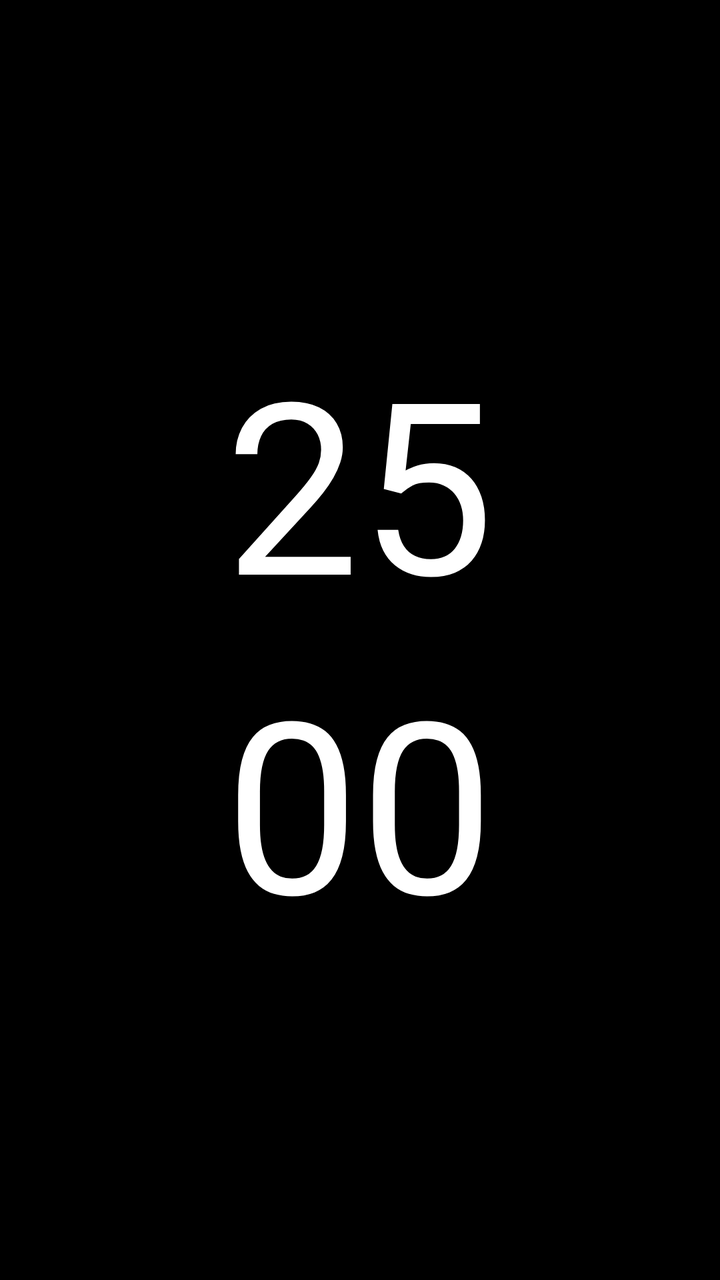
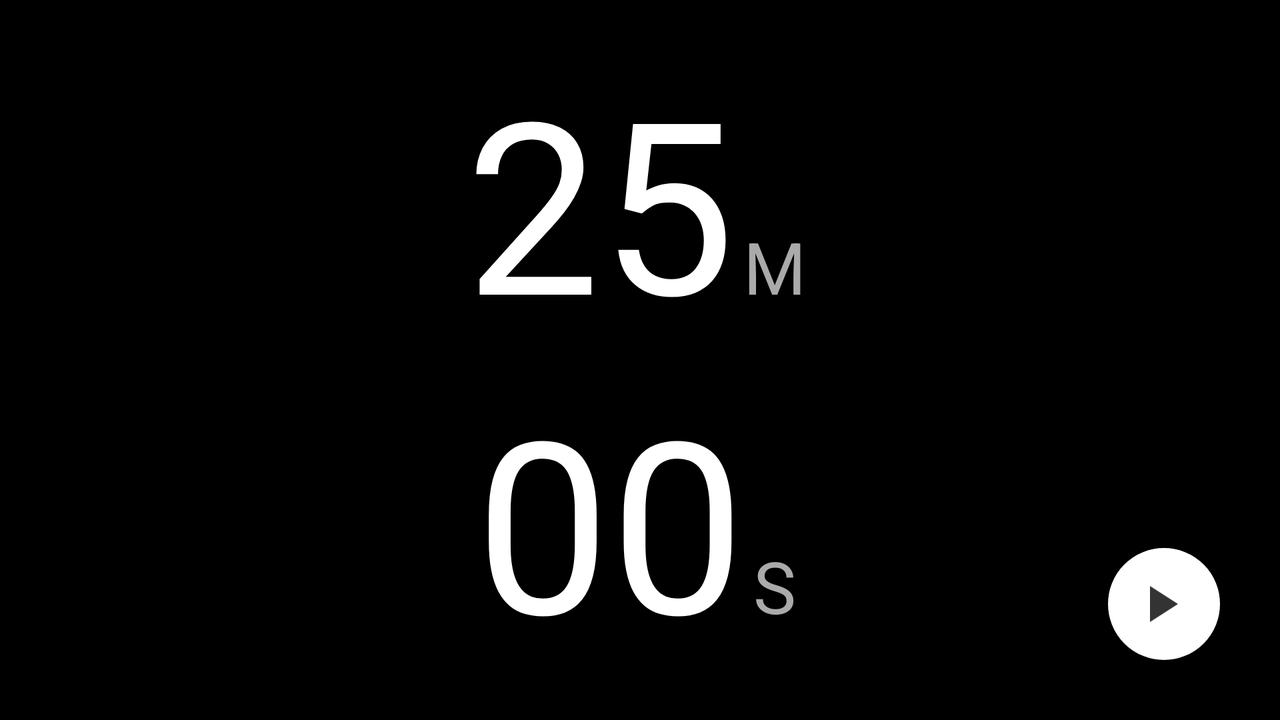

Two renders of one Android screen. The first uses the default layout on a phone; the second uses the alternative layout the repository ships for a different screen configuration, on a matching device. The two XML files are below.
<!-- AndroidManifest.xml: application theme AppTheme -->
<!-- res/layout/activity_main.xml -->
<?xml version="1.0" encoding="utf-8"?>
<RelativeLayout xmlns:android="http://schemas.android.com/apk/res/android"
    xmlns:tools="http://schemas.android.com/tools"
    android:layout_width="match_parent"
    android:layout_height="match_parent"
    android:paddingBottom="@dimen/activity_vertical_margin"
    android:paddingLeft="@dimen/activity_horizontal_margin"
    android:paddingRight="@dimen/activity_horizontal_margin"
    android:paddingTop="@dimen/activity_vertical_margin"
    tools:context="com.mohammedsazid.android.doit.MainActivity">

    <LinearLayout
        android:id="@+id/timer_view_container"
        android:layout_width="wrap_content"
        android:layout_height="wrap_content"
        android:layout_centerInParent="true"
        android:clickable="true"
        android:gravity="center"
        android:hapticFeedbackEnabled="true"
        android:onClick="toggleTimer"
        android:orientation="vertical">

        <TextView
            android:id="@+id/timerMinTv"
            android:layout_width="wrap_content"
            android:layout_height="wrap_content"
            android:gravity="center"
            android:text="25"
            android:textSize="120sp"
            tools:ignore="HardcodedText,MissingPrefix" />

        <TextView
            android:id="@+id/timerSecTv"
            android:layout_width="wrap_content"
            android:layout_height="wrap_content"
            android:gravity="center"
            android:text="00"
            android:textSize="120sp"
            tools:ignore="HardcodedText" />

    </LinearLayout>

    <ImageButton
        android:id="@+id/aboutBtn"
        android:layout_width="wrap_content"
        android:layout_height="wrap_content"
        android:layout_alignParentEnd="true"
        android:layout_alignParentRight="true"
        android:layout_alignParentTop="true"
        android:background="@android:color/transparent"
        android:onClick="showHelp"
        android:src="@drawable/ic_help" />

</RelativeLayout>
<!-- resources referenced by this layout -->
<resources>
  <dimen name="activity_horizontal_margin">16dp</dimen>
  <dimen name="activity_vertical_margin">16dp</dimen>
  <style name="AppTheme" parent="Theme.AppCompat.NoActionBar">
          
          <item name="colorPrimary">@android:color/black</item>
          <item name="colorPrimaryDark">@android:color/black</item>
          <item name="colorAccent">@android:color/white</item>
          <item name="android:windowBackground">@android:color/black</item>
          <item name="android:textColor">@android:color/white</item>
      </style>
</resources>
<!-- res/layout-land/activity_main.xml (the repository's variant of the layout above) -->
<!-- drawn on the phone turned sideways -->
<?xml version="1.0" encoding="utf-8"?>
<RelativeLayout
    xmlns:android="http://schemas.android.com/apk/res/android"
    xmlns:app="http://schemas.android.com/apk/res-auto"
    xmlns:tools="http://schemas.android.com/tools"
    android:layout_width="match_parent"
    android:layout_height="match_parent"
    android:paddingBottom="@dimen/activity_vertical_margin"
    android:paddingLeft="@dimen/activity_horizontal_margin"
    android:paddingRight="@dimen/activity_horizontal_margin"
    android:paddingTop="@dimen/activity_vertical_margin"
    tools:context="com.mohammedsazid.android.doit.MainActivity">

    <LinearLayout
        android:layout_width="match_parent"
        android:layout_height="wrap_content"
        android:layout_centerInParent="true"
        android:orientation="vertical">

        <LinearLayout
            android:layout_width="match_parent"
            android:layout_height="wrap_content"
            android:gravity="center_horizontal"
            android:orientation="horizontal">

            <TextView
                android:id="@+id/timerMinTv"
                android:layout_width="wrap_content"
                android:layout_height="wrap_content"
                android:gravity="center"
                android:text="25"
                android:textSize="120sp"
                tools:ignore="HardcodedText,MissingPrefix"/>

            <TextView
                android:id="@+id/minIndicatorTv"
                android:layout_width="wrap_content"
                android:layout_height="wrap_content"
                android:gravity="bottom"
                android:paddingEnd="4dp"
                android:paddingLeft="4dp"
                android:paddingRight="4dp"
                android:paddingStart="4dp"
                android:text="M"
                android:textColor="@android:color/darker_gray"
                android:textSize="36sp"
                tools:ignore="HardcodedText"/>

        </LinearLayout>

        <LinearLayout
            android:layout_width="match_parent"
            android:layout_height="wrap_content"
            android:gravity="center_horizontal"
            android:orientation="horizontal">

            <TextView
                android:id="@+id/timerSecTv"
                android:layout_width="wrap_content"
                android:layout_height="wrap_content"
                android:gravity="center"
                android:text="00"
                android:textSize="120sp"
                tools:ignore="HardcodedText"/>

            <TextView
                android:id="@+id/secIndicatorTv"
                android:layout_width="wrap_content"
                android:layout_height="wrap_content"
                android:gravity="bottom"
                android:paddingEnd="4dp"
                android:paddingLeft="4dp"
                android:paddingRight="4dp"
                android:paddingStart="4dp"
                android:text="S"
                android:textColor="@android:color/darker_gray"
                android:textSize="36sp"
                tools:ignore="HardcodedText"/>

        </LinearLayout>

    </LinearLayout>

    <android.support.design.widget.FloatingActionButton
        android:id="@+id/timerBtn"
        android:layout_width="wrap_content"
        android:layout_height="wrap_content"
        android:layout_alignParentBottom="true"
        android:layout_alignParentEnd="true"
        android:layout_alignParentRight="true"
        android:layout_margin="14dp"
        android:onClick="toggleTimer"
        android:src="@drawable/ic_play"
        app:rippleColor="@android:color/black"/>

    <ImageButton
        android:id="@+id/aboutBtn"
        android:layout_width="wrap_content"
        android:layout_height="wrap_content"
        android:layout_alignParentEnd="true"
        android:layout_alignParentRight="true"
        android:layout_alignParentTop="true"
        android:background="@android:color/transparent"
        android:onClick="showHelp"
        android:src="@drawable/ic_help"/>

</RelativeLayout>
<!-- resources referenced by the variant -->
<!-- as the phone turned sideways resolves them -->
<resources>
  <dimen name="activity_horizontal_margin">16dp</dimen>
  <dimen name="activity_vertical_margin">16dp</dimen>
  <!-- drawable ic_play: png bitmap (drawable-hdpi, 270 bytes) -->
  <style name="AppTheme" parent="Theme.AppCompat.NoActionBar">
          
          <item name="colorPrimary">@android:color/black</item>
          <item name="colorPrimaryDark">@android:color/black</item>
          <item name="colorAccent">@android:color/white</item>
          <item name="android:windowBackground">@android:color/black</item>
          <item name="android:textColor">@android:color/white</item>
      </style>
</resources>
